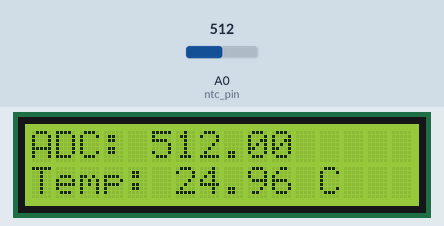
Simulated run of this sketch. Board: Arduino Uno, built with avr-gcc and run on an emulated ATmega328P. On the bench: 16×2 character LCD. The inputs (shaded band) are chosen by the test bench; at power-on: A0 (ntc_pin) = 512. What the sketch prints to the serial monitor is not drawn.

Above: at 1.2 s.
1.3 s: A0 (ntc_pin) set to 667
At 3.1 s:
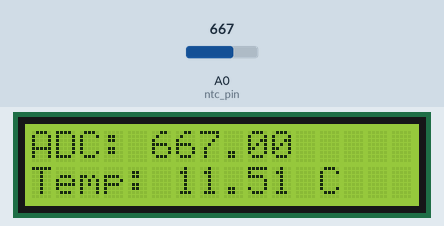
3.8 s: A0 (ntc_pin) set to 698
At 5.1 s:
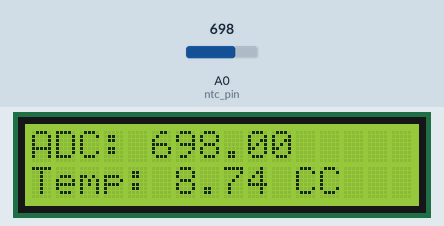
6.0 s: A0 (ntc_pin) set to 776
At 7.1 s:
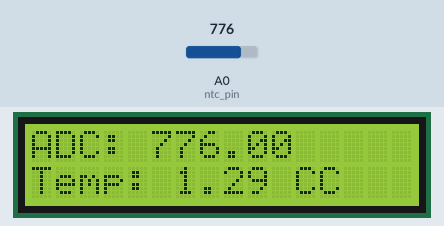
8.1 s: A0 (ntc_pin) set to 800
At 10.2 s:
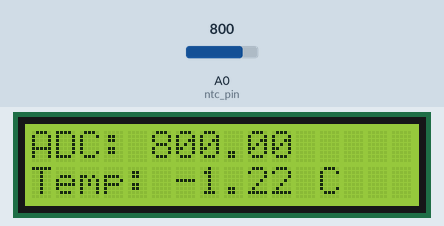
Timing chart, 0 to 11.3 s (numbered marks = the images above; inputs shaded):
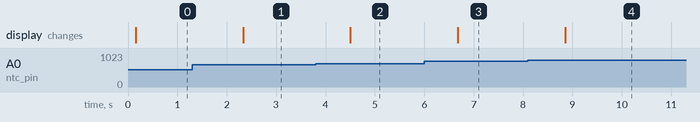

The sketch:

NTC_Thermistor.ino
```cpp
// This Code is Designed by Prince Kushwaha from COSM Electronics

#include <Wire.h>
#include <LiquidCrystal_I2C.h>

#define ntc_pin A0          // Pin, to which the voltage divider is connected
#define vd_power_pin 2      // 5V for the voltage divider
#define nominal_resistance 10000  // Nominal resistance at 25⁰C
#define nominal_temperature 25    // Temperature for nominal resistance (almost always 25⁰C)
#define samplingrate 5      // Number of samples
#define beta 3950           // The beta coefficient or the B value of the thermistor (usually 3000-4000) check the datasheet for the accurate value.
#define Rref 10000          // Value of resistor used for the voltage divider

int samples = 0;            // Variable to store the samples

LiquidCrystal_I2C lcd(0x27, 16, 2); // Set the LCD I2C address to 0x27 for a 16 chars and 2 line display

void setup(void) {
  pinMode(vd_power_pin, OUTPUT);
  Serial.begin(9600);       // Initialize serial communication at a baud rate of 9600
  lcd.init();               // Initialize the LCD
  lcd.backlight();          // Turn on the backlight
}

void loop(void) {
  uint8_t i;
  float average;
  samples = 0;

  // Take voltage readings from the voltage divider
  digitalWrite(vd_power_pin, HIGH);
  for (i = 0; i < samplingrate; i++) {
    samples += analogRead(ntc_pin);
    delay(10);
  }
  digitalWrite(vd_power_pin, LOW);

  average = 0;
  average = samples / samplingrate;

  Serial.print("ADC readings ");
  Serial.println(average);
  lcd.setCursor(0, 0);
  lcd.print("ADC: ");
  lcd.print(average);

  // Calculate NTC resistance
  average = 1023 / average - 1;
  average = Rref / average;

  Serial.print("Thermistor R ");
  Serial.println(average);
  lcd.setCursor(0, 1);
  lcd.print("R: ");
  lcd.print(average);

  float temperature;
  temperature = average / nominal_resistance;       // (R/Ro)
  temperature = log(temperature);                   // ln(R/Ro)
  temperature /= beta;                              // 1/B * ln(R/Ro)
  temperature += 1.0 / (nominal_temperature + 273.15); // + (1/To)
  temperature = 1.0 / temperature;                  // Invert
  temperature -= 273.15;                            // Convert absolute temp to C

  Serial.print("Temp ");
  Serial.print(temperature);
  Serial.println(" *C");
  lcd.setCursor(0, 1);
  lcd.print("Temp: ");
  lcd.print(temperature);
  lcd.print(" C");

  delay(1000);
}
```

Measured:
- the behaviour switches between 684 and 685 on A0 (ntc_pin) (found by bisection; images 1 and 2)
- the behaviour switches between 788 and 789 on A0 (ntc_pin) (found by bisection; images 3 and 4)
- after the input at 1.3 s, the display: changes after 1.0 s (image 1)
- after the input at 3.8 s, the display: changes after 0.71 s (image 2)
- after the input at 6.0 s, the display: changes after 0.68 s (image 3)
- after the input at 8.1 s, the display: changes after 0.76 s (image 4)
